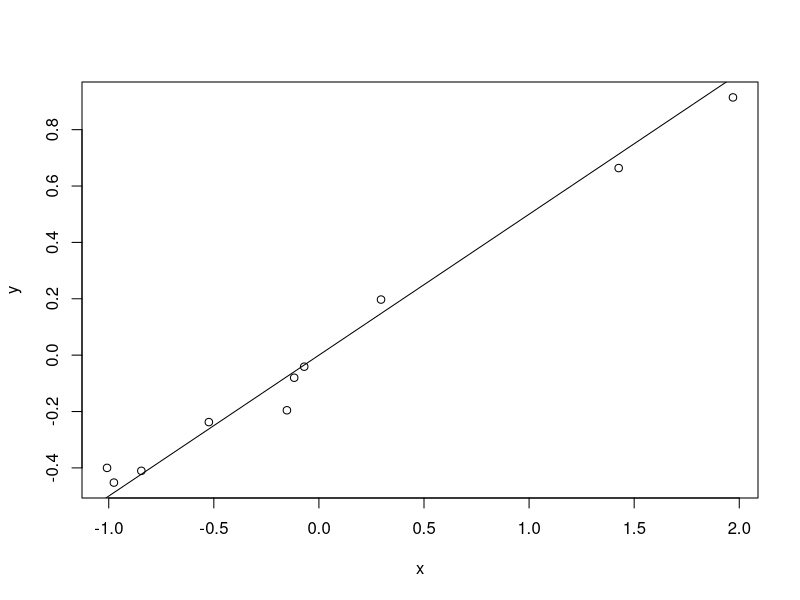
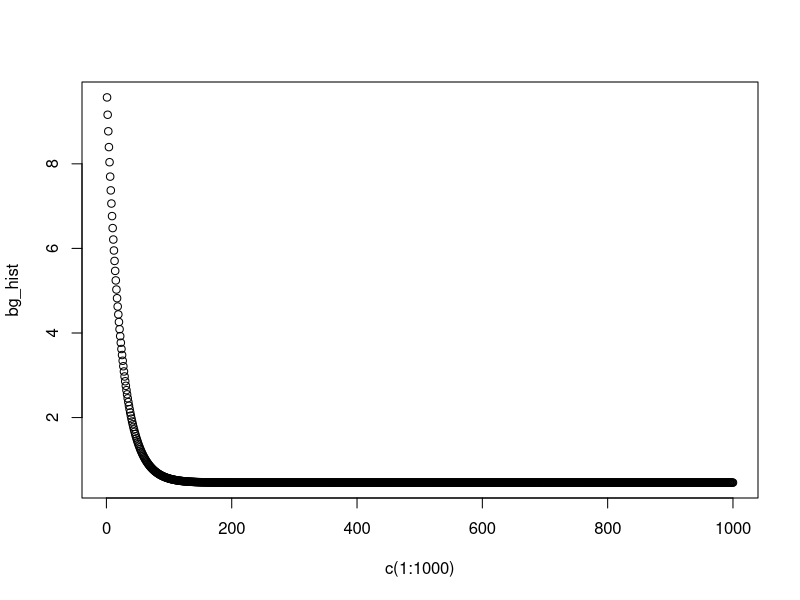
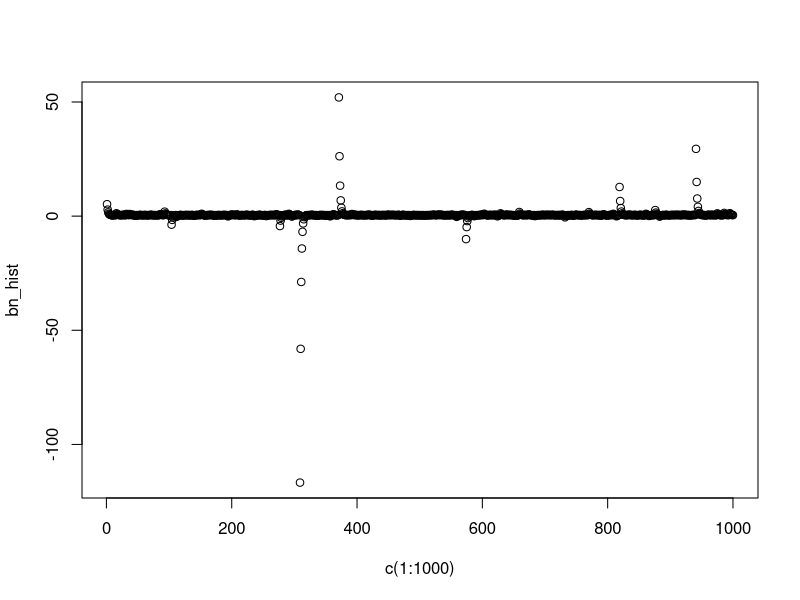
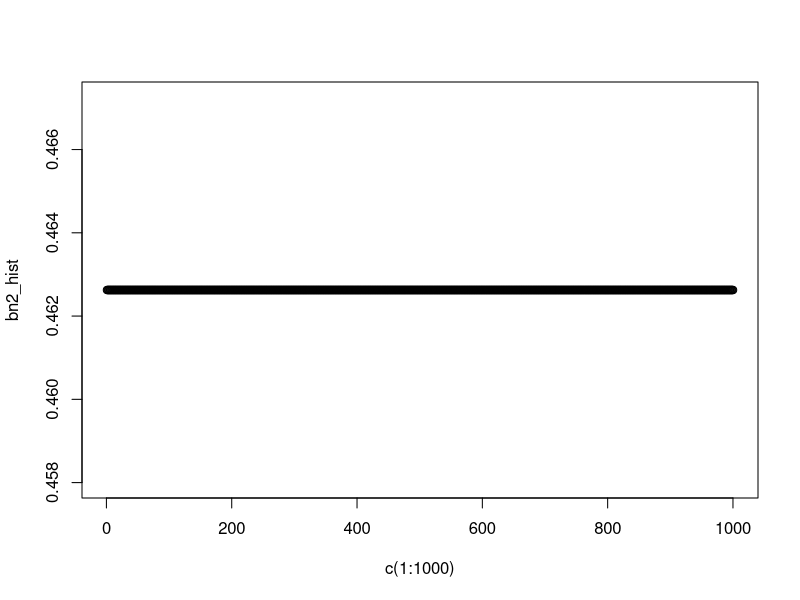
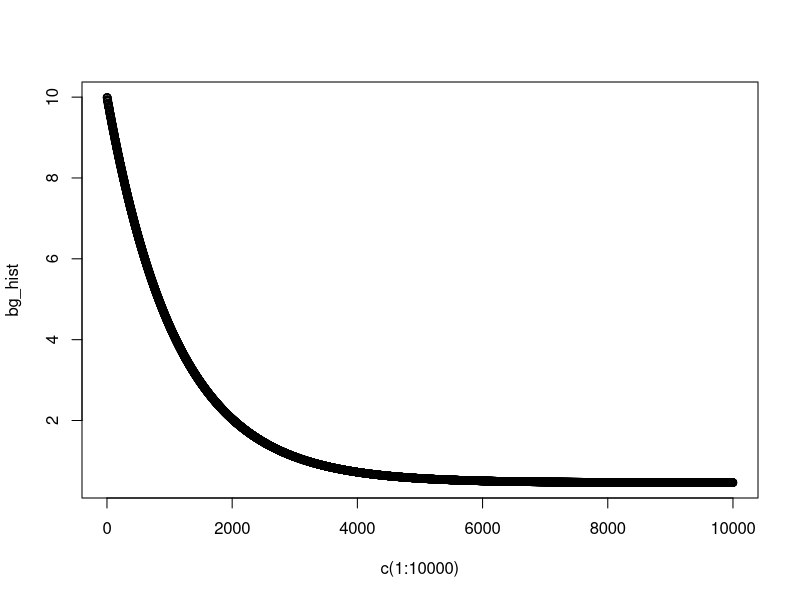
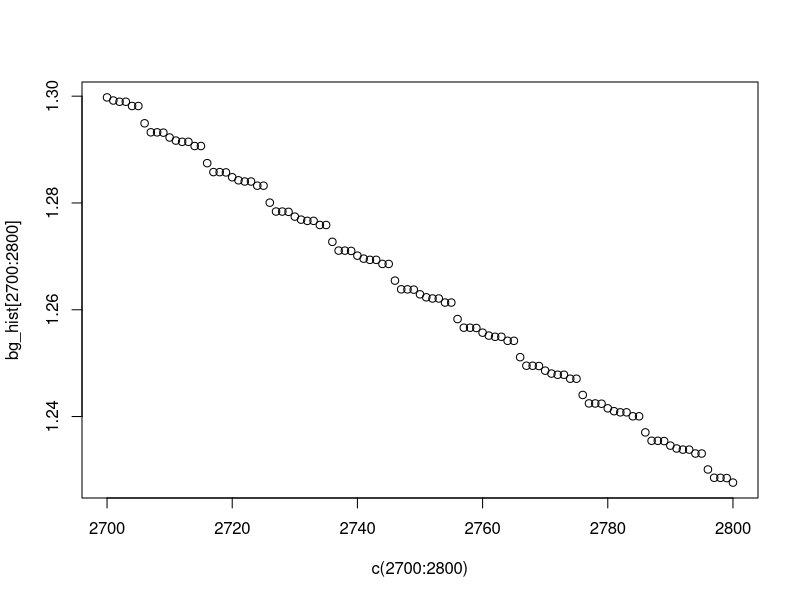
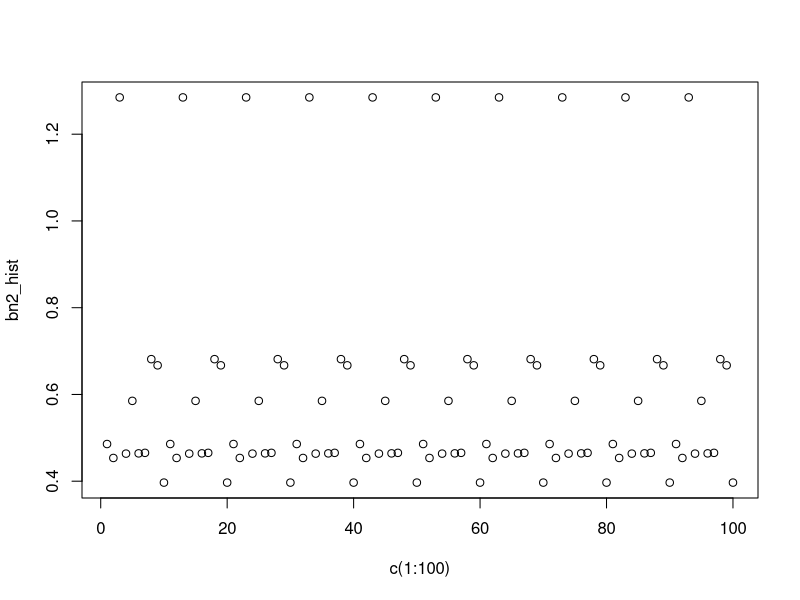

These figures' R source, in order:
## ---- chunk 1
g <- 10

for(i in 1:100) {
    g_1 <- g
    g <- g - 0.1*(2*g-1) ## learning rate: 0.1
    if(g_1 - g < 1e-8) break
}
print(paste0("i:", i, "  g:", g))
## ---- chunk 2
n <- 10
for(i in 1:100) {
    n_1 <- n
    f <- n*(n-1)
    f_p <- 2*n - 1
    n <- n - f/f_p
    if(n_1 - n < 1e-8) break
}
print(paste0("i:", i, "  n:", n))
## ---- chunk 3
set.seed(1050)
N <- 10
p <- 1
x <- scale(matrix(rnorm(N*p), ncol=p)) 
b <- c(0.5)
y <- x %*% b + rnorm(N, sd=.1)

plot(x, y)
abline(0,0.5)
## ---- chunk 4
lr_pack <- lm(y ~ .-1, data=data.frame(X=x, y=y))
lr_pack$coefficients
## ---- chunk 5
bg <- 10  ## 초기값
bg_hist <- c()
lr = 0.05 ## 학습률
for(i in 1:1000) {
    loss <- sum( (y-bg*x)^2 ) / (2*length(y))
    gd <- sum(-x*(y - bg*x)) / length(y) 
    bg <- bg - lr*gd
    bg_hist <- c(bg_hist, bg)
}
print(bg)

plot(c(1:1000), bg_hist)
## ---- chunk 6
bn <- 10
bn_hist <- c()
for(i in 1:1000) {
    loss <- sum( (y-bn*x)^2 ) / (2*length(y)) 
    gd <- sum(-x*(y - bn*x)) / length(y) 
    bn <- bn - loss/gd
    bn_hist <- c(bn_hist, bn)
}
print(bn)

plot(c(1:1000), bn_hist)
## ---- chunk 7
bn2 <- 10
bn2_hist <- c()
for(i in 1:1000) {
    gd <- sum(-x*(y - bn2*x)) / length(y) 
    gd2 <- sum(x^2) / length(y)    
    bn2 <- bn2 - gd / gd2
    bn2_hist <- c(bn2_hist, bn2)
}
print(bn2)

plot(c(1:1000), bn2_hist)
## ---- chunk 8
bn2 <- 100
gd <- sum(-x*(y - bn2*x)) / length(y) 
gd2 <- sum(x^2) / length(y)    
bn2 <- bn2 - gd / gd2
bn2
## ---- chunk 9
bg <- 10
bg_hist <- c()
lr = 0.001
for(i in 1:1000) {
    ### epoch마다 shuffling한다.
    #shuffle <- sample(1:10)
    #xs <- x[shuffle]
    #ys <- y[shuffle]
    for(j in 1:length(y)) {
        loss <- (y[j] - bg * x[j])^2  / 2
        gd <- -x[j] * ( y[j] - bg * x[j] )
        bg <- bg - lr*gd   
        bg_hist <- c(bg_hist, bg)
    }
}
print(bg)
plot(c(1:10000), bg_hist)
## ---- chunk 10
plot(c(2700:2800), bg_hist[2700:2800])
## ---- chunk 11
bn2 <- 10
bn2_hist <- c()
for(i in 1:10) {
    #shuffle <- sample(1:10)
    #xs <- x[shuffle]
    #ys <- y[shuffle]
    for(j in 1:length(y)) {
        gd <- -x[j] *(y[j] - bn2*x[j])
        gd2 <- sum(x[j]^2)
        bn2 <- bn2 - gd / gd2
        bn2_hist <- c(bn2_hist, bn2)
    }
}
print(bn2)
plot(c(1:100), bn2_hist)
